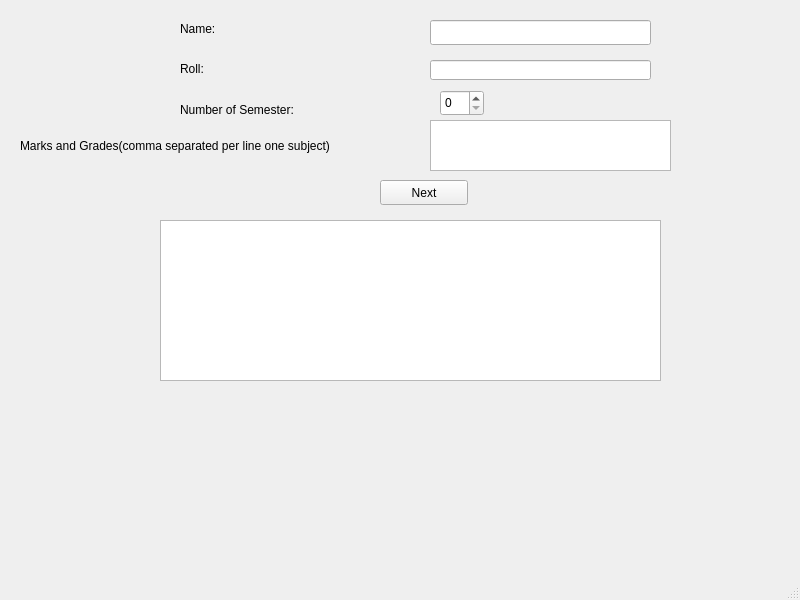
<?xml version="1.0" encoding="UTF-8"?>
<ui version="4.0">
 <class>MainWindow</class>
 <widget class="QMainWindow" name="MainWindow">
  <property name="geometry">
   <rect>
    <x>0</x>
    <y>0</y>
    <width>800</width>
    <height>600</height>
   </rect>
  </property>
  <property name="windowTitle">
   <string>MainWindow</string>
  </property>
  <widget class="QWidget" name="centralwidget">
   <widget class="QLabel" name="label">
    <property name="geometry">
     <rect>
      <x>180</x>
      <y>20</y>
      <width>66</width>
      <height>17</height>
     </rect>
    </property>
    <property name="text">
     <string>Name:</string>
    </property>
   </widget>
   <widget class="QLineEdit" name="lineEditName">
    <property name="geometry">
     <rect>
      <x>430</x>
      <y>20</y>
      <width>221</width>
      <height>25</height>
     </rect>
    </property>
   </widget>
   <widget class="QLabel" name="label_2">
    <property name="geometry">
     <rect>
      <x>180</x>
      <y>60</y>
      <width>66</width>
      <height>17</height>
     </rect>
    </property>
    <property name="text">
     <string>Roll:</string>
    </property>
   </widget>
   <widget class="QLineEdit" name="lineEditRoll">
    <property name="geometry">
     <rect>
      <x>430</x>
      <y>60</y>
      <width>221</width>
      <height>20</height>
     </rect>
    </property>
   </widget>
   <widget class="QLabel" name="label_3">
    <property name="geometry">
     <rect>
      <x>180</x>
      <y>100</y>
      <width>151</width>
      <height>20</height>
     </rect>
    </property>
    <property name="text">
     <string>Number of Semester:</string>
    </property>
   </widget>
   <widget class="QPushButton" name="pushButtonCalculate">
    <property name="geometry">
     <rect>
      <x>380</x>
      <y>180</y>
      <width>88</width>
      <height>25</height>
     </rect>
    </property>
    <property name="text">
     <string>Next</string>
    </property>
   </widget>
   <widget class="QTextEdit" name="labelResult">
    <property name="geometry">
     <rect>
      <x>160</x>
      <y>220</y>
      <width>501</width>
      <height>161</height>
     </rect>
    </property>
   </widget>
   <widget class="QLabel" name="label_4">
    <property name="geometry">
     <rect>
      <x>20</x>
      <y>130</y>
      <width>401</width>
      <height>31</height>
     </rect>
    </property>
    <property name="text">
     <string>Marks and Grades(comma separated per line one subject)</string>
    </property>
   </widget>
   <widget class="QSpinBox" name="spinBoxSemesters">
    <property name="geometry">
     <rect>
      <x>440</x>
      <y>90</y>
      <width>44</width>
      <height>26</height>
     </rect>
    </property>
   </widget>
   <widget class="QTextEdit" name="textEditGrades">
    <property name="geometry">
     <rect>
      <x>430</x>
      <y>120</y>
      <width>241</width>
      <height>51</height>
     </rect>
    </property>
   </widget>
  </widget>
  <widget class="QMenuBar" name="menubar">
   <property name="geometry">
    <rect>
     <x>0</x>
     <y>0</y>
     <width>800</width>
     <height>22</height>
    </rect>
   </property>
  </widget>
  <widget class="QStatusBar" name="statusbar"/>
 </widget>
 <resources/>
 <connections/>
</ui>   
